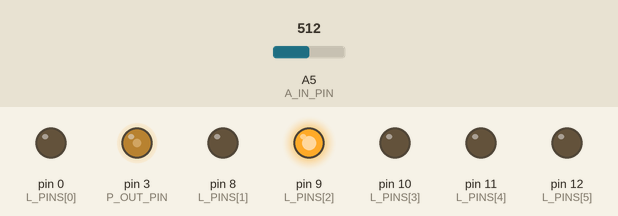
The sketch below on a simulated Arduino Uno, built with avr-gcc and run on an emulated ATmega328P. Shown: output pins drawn as LEDs (lit = HIGH). The inputs (shaded band) are chosen by the test bench; at power-on: A5 (A_IN_PIN) = 512.

Above: at 2.3 s.
2.4 s: A5 (A_IN_PIN) set to 716
At 3.6 s:
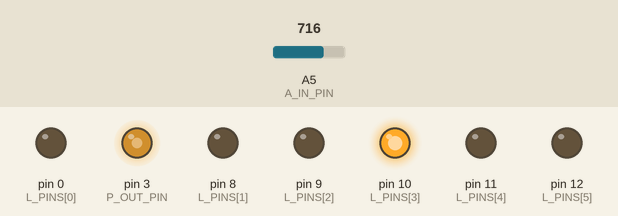
4.5 s: A5 (A_IN_PIN) set to 900
At 6.7 s:
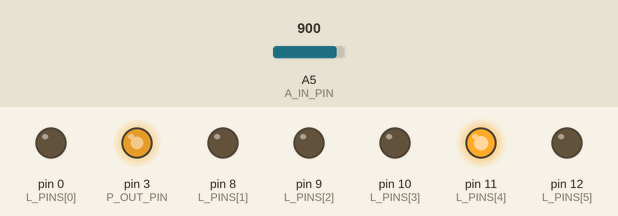
7.0 s: A5 (A_IN_PIN) set to 1023
At 8.6 s:
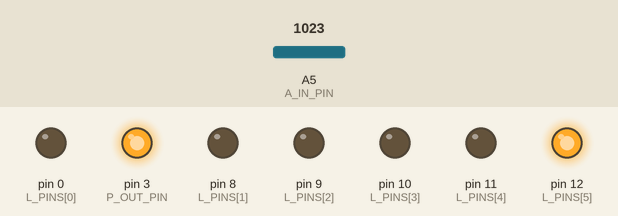
9.5 s: A5 (A_IN_PIN) set to 306
At 11.7 s:
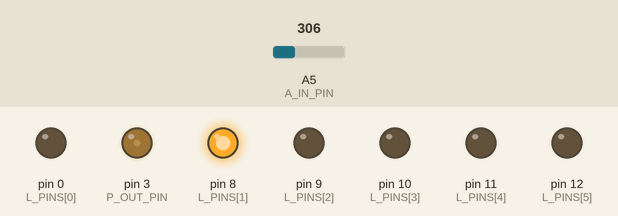
12.0 s: A5 (A_IN_PIN) set to 122
At 13.3 s:
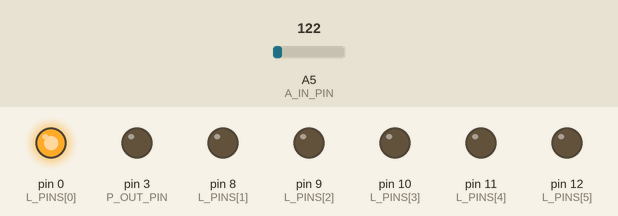
Timing chart, 0 to 15.0 s (numbered marks = the images above; inputs shaded):
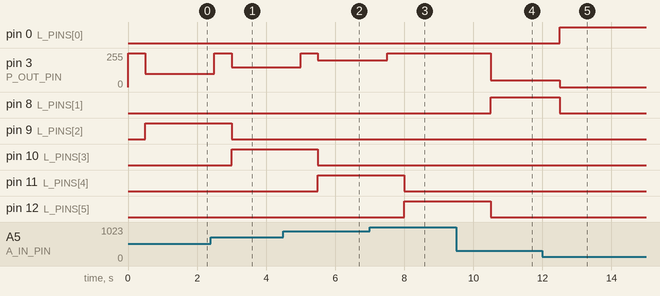

The sketch:

arduino-temp-fan.ino
```cpp
const int A_BTM = 80;
const int A_TOP = 1000;
const int I_BTM = 0;
const int I_TOP = 5;
const int MODE_CNT = 6;
const int P_MODES[] = {0, 50, 100, 150, 200, 255};
const int L_PINS[]  = {0,  8,   9,  10,  11,  12};
const int A_IN_PIN = A5;
const int P_OUT_PIN = 3;
const int FAN_DELAY = 1000;

int curFanSpeed = 0;

void setup() {
    //Serial.begin(9600);
    pinMode(A_IN_PIN, INPUT);
    pinMode(P_OUT_PIN, OUTPUT);
    for(int i = 0; i < MODE_CNT; i++) {
      pinMode(L_PINS[i], OUTPUT);
    }
    ledsOff();
}

void loop() {
  int aVal = analogRead(A_IN_PIN);
  int iVal = map(aVal, A_BTM, A_TOP, I_BTM, I_TOP);
  iVal = (iVal > I_TOP) ? I_TOP : iVal;
  iVal = (iVal < I_BTM) ? I_BTM : iVal;
  int pVal = P_MODES[iVal];
  int lPin = L_PINS[iVal];
  if(pVal != curFanSpeed) {
    setFanSpeed(pVal);
    curFanSpeed = pVal;
    setLedMode(lPin);
  }
  /*
  Serial.print("aVal=");
  Serial.print(aVal);
  Serial.print(", pVal=");
  Serial.print(pVal);
  Serial.print(", iVal=");
  Serial.print(iVal);
  Serial.print(", lPin=");
  Serial.println(lPin);
  */
  delay(FAN_DELAY);
}

void setLedMode(int lPin){
  ledsOff();
  digitalWrite(lPin, HIGH);
}

void setFanSpeed(int pVal) {
  if(pVal > 0) {
    analogWrite(P_OUT_PIN, 255);
    delay(500);
  }
  analogWrite(P_OUT_PIN, pVal);
}

void ledsOff() {
  for(int i = 0; i < MODE_CNT; i++) {
    digitalWrite(L_PINS[i], LOW);
  }
}
```

Measured:
- after the input at 2.4 s, pin 3 (P_OUT_PIN): 100/255 → 255/255 after 0.10 s, → 150/255 0.50 s later; pin 9 (L_PINS[2]): HIGH → LOW after 0.60 s; pin 10 (L_PINS[3]): LOW → HIGH after 0.60 s
- after the input at 4.5 s, pin 3 (P_OUT_PIN): 150/255 → 255/255 after 0.50 s, → 200/255 0.50 s later; pin 10 (L_PINS[3]): HIGH → LOW after 1.0 s; pin 11 (L_PINS[4]): LOW → HIGH after 1.0 s
- after the input at 7.0 s, pin 3 (P_OUT_PIN): 200/255 → 255/255 after 0.50 s; pin 11 (L_PINS[4]): HIGH → LOW after 1.0 s; pin 12 (L_PINS[5]): LOW → HIGH after 1.0 s
- after the input at 9.5 s, pin 3 (P_OUT_PIN): 255/255 → 50/255 after 1.0 s; pin 8 (L_PINS[1]): LOW → HIGH after 1.0 s; pin 12 (L_PINS[5]): HIGH → LOW after 1.0 s
- after the input at 12.0 s, pin 0 (L_PINS[0]): LOW → HIGH after 0.50 s; pin 3 (P_OUT_PIN): 50/255 → 0/255 after 0.50 s; pin 8 (L_PINS[1]): HIGH → LOW after 0.50 s
